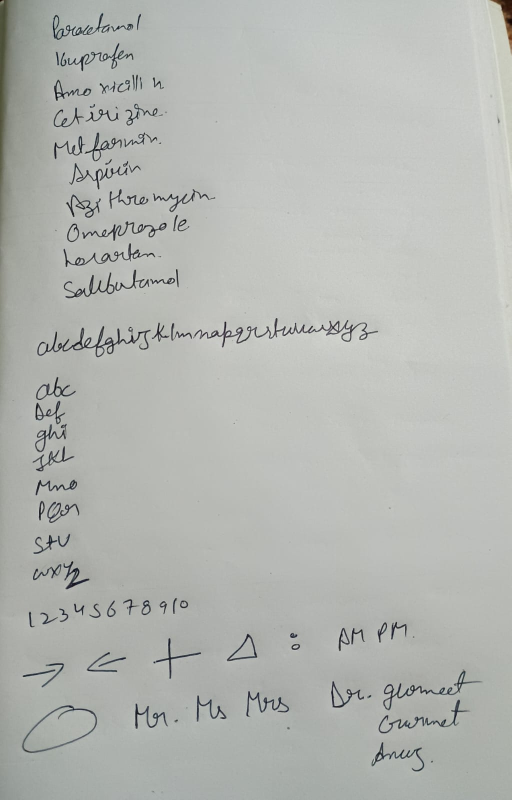
#> input picture machine-learning-model/test2.jpeg, 1023 x 1600 px (shown at 1/2 size)
$ python visualize.py
#> lines starting #> are read from the running program, lines starting #| are printed output that depends on the picture; after the words box and inside, x2 and y2 are one past the last pixel; in counts of white or black regions, pixels touching at a corner belong together
import cv2
import numpy as np

def visualize_detections(image_path, output_path, detections):
    """
    Draws bounding boxes and digital text above detected handwriting regions.
    """
#> called with image_path = 'test2.jpeg', output_path = 'output/test2_detected.jpg'
    image = cv2.imread(image_path)
#> image is the input picture: shape (1600, 1023, 3); mean B, G, R 178.4, 182.6, 180
    if image is None:
        print(f"Error: Could not read image {image_path}")
        return

    for det in detections:
        x, y, w, h = det['box']
        text = det['text']

        # 1. Draw Bounding Box (Green)
        cv2.rectangle(image, (x, y), (x + w, y + h), (0, 255, 0), 2)

        # 2. Draw Text Background (Small black rectangle)
        label_size, base_line = cv2.getTextSize(text, cv2.FONT_HERSHEY_SIMPLEX, 0.6, 2)
        y_label = max(y, label_size[1] + 10)
        cv2.rectangle(image, (x, y_label - label_size[1] - 10), (x + label_size[0], y_label), (0, 0, 0), cv2.FILLED)

        # 3. Put White Digital Text
        cv2.putText(image, text, (x, y_label - 5), cv2.FONT_HERSHEY_SIMPLEX, 0.6, (255, 255, 255), 2)
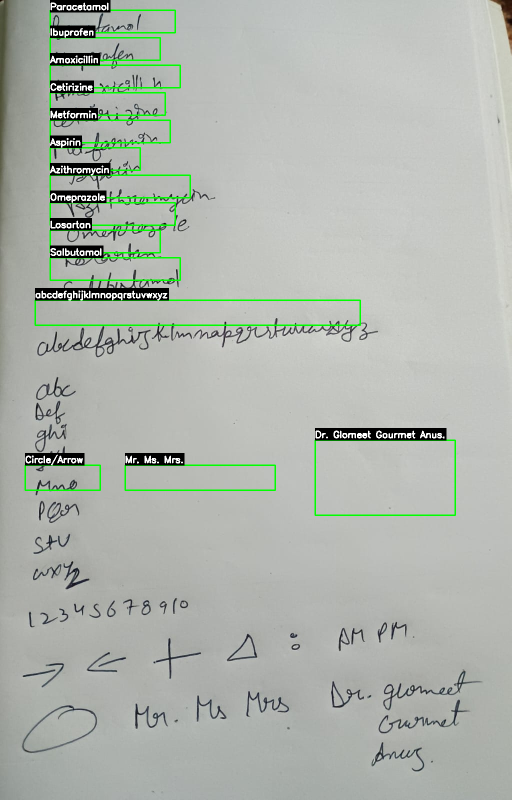
#> image: shape (1600, 1023, 3) (shown at 1/2 size); 3.94% of pixels changed, all inside (x1, y1, x2, y2) = (49, 0, 912, 1032)

    cv2.imwrite(output_path, image)
    print(f"Visualization saved to: {output_path}")

if __name__ == "__main__":
    # Simulated detections based on test2.jpeg analysis
    # Format: {'box': [x, y, w, h], 'text': 'digital text'}
    test2_detections = [
        {'box': [100, 20, 250, 45], 'text': 'Paracetamol'},
        {'box': [100, 75, 220, 45], 'text': 'Ibuprofen'},
        {'box': [100, 130, 260, 45], 'text': 'Amoxicillin'},
        {'box': [100, 185, 230, 45], 'text': 'Cetirizine'},
        {'box': [100, 240, 240, 45], 'text': 'Metformin'},
        {'box': [100, 295, 180, 45], 'text': 'Aspirin'},
        {'box': [100, 350, 280, 45], 'text': 'Azithromycin'},
        {'box': [100, 405, 250, 45], 'text': 'Omeprazole'},
        {'box': [100, 460, 220, 45], 'text': 'Losartan'},
        {'box': [100, 515, 260, 45], 'text': 'Salbutamol'},
        # Alphabet
        {'box': [70, 600, 650, 50], 'text': 'abcdefghijklmnopqrstuvwxyz'},
        # Symbols and Bottom text
        {'box': [50, 930, 150, 50], 'text': 'Circle/Arrow'},
        {'box': [250, 930, 300, 50], 'text': 'Mr. Ms. Mrs.'},
        {'box': [630, 880, 280, 150], 'text': 'Dr. Glomeet Gourmet Anus.'}
    ]

    visualize_detections('test2.jpeg', 'output/test2_detected.jpg', test2_detections)

$ run again, with machine-learning-model/test1.jpeg copied over machine-learning-model/test2.jpeg
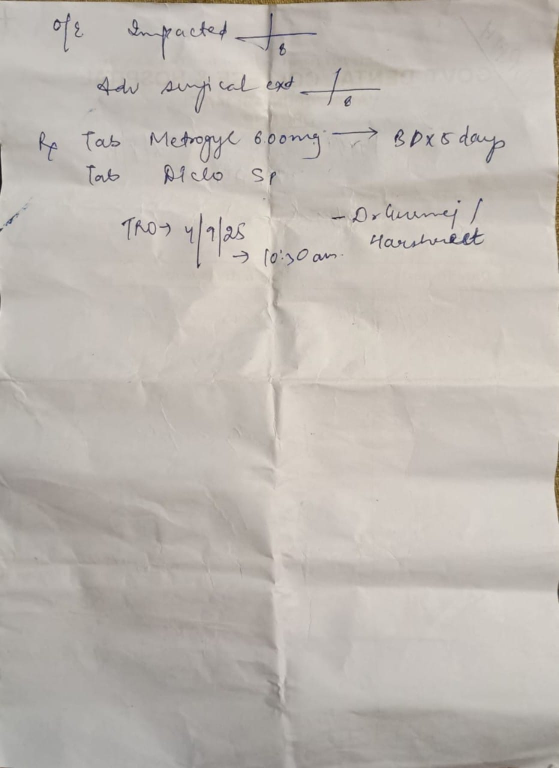
#> input picture machine-learning-model/test1.jpeg, 1118 x 1536 px (shown at 1/2 size)
#> in visualize_detections, image is the input picture: shape (1536, 1118, 3); mean B, G, R 177.9, 184.2, 190.2
#> after the loop in visualize_detections, `for det in detections:`:
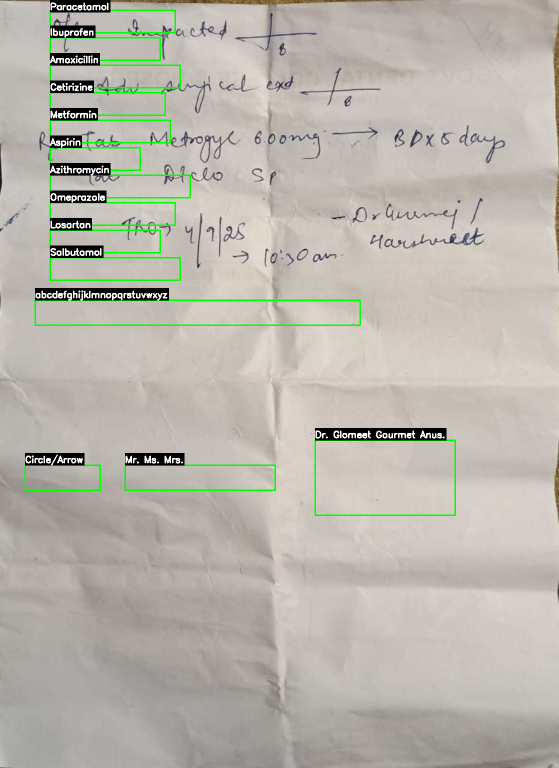
#> image: shape (1536, 1118, 3) (shown at 1/2 size); 3.75% of pixels changed, all inside (x1, y1, x2, y2) = (49, 0, 912, 1032)
